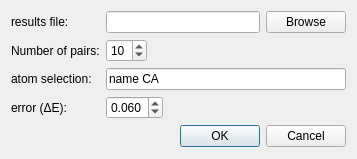
<?xml version="1.0" encoding="UTF-8"?>
<ui version="4.0">
 <class>GetInformativePairsDialog</class>
 <widget class="QDialog" name="GetInformativePairsDialog">
  <property name="geometry">
   <rect>
    <x>0</x>
    <y>0</y>
    <width>357</width>
    <height>159</height>
   </rect>
  </property>
  <property name="windowTitle">
   <string>Informative pair determination</string>
  </property>
  <layout class="QFormLayout" name="formLayout">
   <item row="0" column="0">
    <widget class="QLabel" name="label">
     <property name="text">
      <string>results file:</string>
     </property>
     <property name="buddy">
      <cstring>fileEdit</cstring>
     </property>
    </widget>
   </item>
   <item row="0" column="1">
    <layout class="QHBoxLayout" name="horizontalLayout">
     <item>
      <widget class="QLineEdit" name="fileEdit">
       <property name="enabled">
        <bool>true</bool>
       </property>
      </widget>
     </item>
     <item>
      <widget class="QPushButton" name="browseButton">
       <property name="enabled">
        <bool>true</bool>
       </property>
       <property name="text">
        <string>Browse</string>
       </property>
      </widget>
     </item>
    </layout>
   </item>
   <item row="1" column="0">
    <widget class="QLabel" name="label_2">
     <property name="text">
      <string>Number of pairs:</string>
     </property>
     <property name="buddy">
      <cstring>maxPairs</cstring>
     </property>
    </widget>
   </item>
   <item row="1" column="1">
    <layout class="QHBoxLayout" name="horizontalLayout_3">
     <item>
      <widget class="QSpinBox" name="maxPairs">
       <property name="enabled">
        <bool>true</bool>
       </property>
       <property name="value">
        <number>10</number>
       </property>
      </widget>
     </item>
     <item>
      <spacer name="horizontalSpacer_3">
       <property name="orientation">
        <enum>Qt::Horizontal</enum>
       </property>
       <property name="sizeHint" stdset="0">
        <size>
         <width>40</width>
         <height>20</height>
        </size>
       </property>
      </spacer>
     </item>
    </layout>
   </item>
   <item row="2" column="0">
    <widget class="QLabel" name="label_4">
     <property name="text">
      <string>atom selection:</string>
     </property>
     <property name="buddy">
      <cstring>selectionEdit</cstring>
     </property>
    </widget>
   </item>
   <item row="2" column="1">
    <widget class="QLineEdit" name="selectionEdit">
     <property name="enabled">
      <bool>true</bool>
     </property>
     <property name="text">
      <string>name CA</string>
     </property>
    </widget>
   </item>
   <item row="3" column="0">
    <widget class="QLabel" name="label_5">
     <property name="text">
      <string>error (ΔE):</string>
     </property>
     <property name="buddy">
      <cstring>errorSpinBox</cstring>
     </property>
    </widget>
   </item>
   <item row="3" column="1">
    <layout class="QHBoxLayout" name="horizontalLayout_4">
     <item>
      <widget class="QDoubleSpinBox" name="errorSpinBox">
       <property name="enabled">
        <bool>true</bool>
       </property>
       <property name="decimals">
        <number>3</number>
       </property>
       <property name="maximum">
        <double>1.000000000000000</double>
       </property>
       <property name="singleStep">
        <double>0.010000000000000</double>
       </property>
       <property name="value">
        <double>0.060000000000000</double>
       </property>
      </widget>
     </item>
     <item>
      <spacer name="horizontalSpacer_2">
       <property name="orientation">
        <enum>Qt::Horizontal</enum>
       </property>
       <property name="sizeHint" stdset="0">
        <size>
         <width>40</width>
         <height>20</height>
        </size>
       </property>
      </spacer>
     </item>
    </layout>
   </item>
   <item row="4" column="1">
    <widget class="QDialogButtonBox" name="buttonBox">
     <property name="orientation">
      <enum>Qt::Horizontal</enum>
     </property>
     <property name="standardButtons">
      <set>QDialogButtonBox::Cancel|QDialogButtonBox::Ok</set>
     </property>
    </widget>
   </item>
  </layout>
 </widget>
 <resources/>
 <connections>
  <connection>
   <sender>buttonBox</sender>
   <signal>accepted()</signal>
   <receiver>GetInformativePairsDialog</receiver>
   <slot>accept()</slot>
   <hints>
    <hint type="sourcelabel">
     <x>248</x>
     <y>254</y>
    </hint>
    <hint type="destinationlabel">
     <x>157</x>
     <y>274</y>
    </hint>
   </hints>
  </connection>
  <connection>
   <sender>buttonBox</sender>
   <signal>rejected()</signal>
   <receiver>GetInformativePairsDialog</receiver>
   <slot>reject()</slot>
   <hints>
    <hint type="sourcelabel">
     <x>316</x>
     <y>260</y>
    </hint>
    <hint type="destinationlabel">
     <x>286</x>
     <y>274</y>
    </hint>
   </hints>
  </connection>
  <connection>
   <sender>browseButton</sender>
   <signal>pressed()</signal>
   <receiver>GetInformativePairsDialog</receiver>
   <slot>setFileName()</slot>
   <hints>
    <hint type="sourcelabel">
     <x>291</x>
     <y>18</y>
    </hint>
    <hint type="destinationlabel">
     <x>169</x>
     <y>90</y>
    </hint>
   </hints>
  </connection>
 </connections>
 <slots>
  <slot>setFileName()</slot>
 </slots>
</ui>
